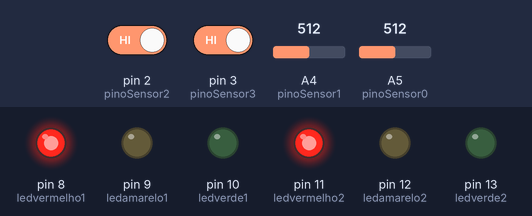
Recording of a sketch running on a simulated Arduino Uno, built with avr-gcc and run on an emulated ATmega328P. Shown: output pins drawn as LEDs (lit = HIGH). The inputs (shaded band) are chosen by the test bench; at power-on: pin 2 (pinoSensor2) HIGH, pin 3 (pinoSensor3) HIGH, A4 (pinoSensor1) = 512, A5 (pinoSensor0) = 512. What the sketch prints to the serial monitor is not drawn.

Above: at 3.0 s.
At 7.5 s:
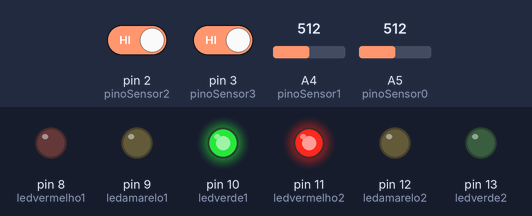
At 12.5 s:
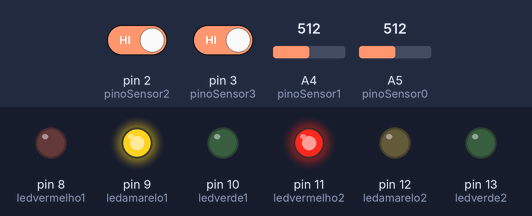
At 18.5 s:
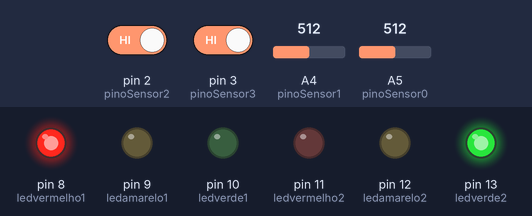
At 23.5 s:
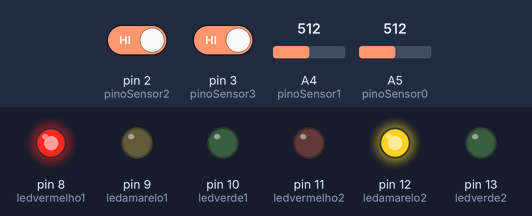
Timing chart, 0 to 31.1 s (numbered marks = the images above):
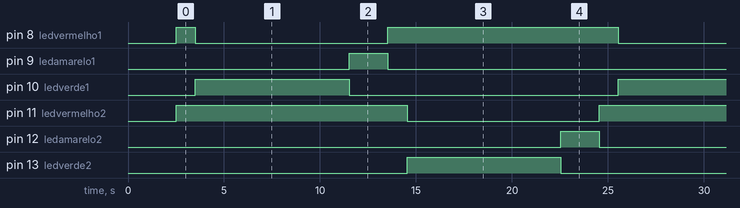

Measured:
- by itself, pin 8 (ledvermelho1): repeats every 22.0 s: LOW 10.0 s, HIGH 12.0 s
- by itself, pin 9 (ledamarelo1), pin 12 (ledamarelo2): alternates HIGH for 2.0 s and LOW for 20.0 s
- by itself, pin 10 (ledverde1), pin 13 (ledverde2): alternates HIGH for 8.0 s and LOW for 14.0 s
- by itself, pin 11 (ledvermelho2): alternates HIGH for 12.0 s and LOW for 10.0 s

The sketch:

_5.00.ino
```cpp
int ledvermelho1 = 8;
int ledamarelo1  = 9;
int ledverde1    = 10;

int ledvermelho2 = 11;
int ledamarelo2  = 12;
int ledverde2    = 13;

int pinoSensor0 = A5;
int pinoSensor1 = A4;
int pinoSensor2 = 2;
int pinoSensor3 = 3;


int iniciaSensor0 = 0;
int iniciaSensor1 = 0;
int iniciaSensor2 = 0;
int iniciaSensor3 = 0;

//Variável para calibração do sensor
int calibracao = 5;
long tempo1 = 8000;


void setup()
{
  Serial.begin(9600);
  pinMode(ledvermelho1, OUTPUT);
  pinMode(ledamarelo1, OUTPUT);
  pinMode(ledverde1, OUTPUT);
  pinMode(ledvermelho2, OUTPUT);
  pinMode(ledamarelo2, OUTPUT);
  pinMode(ledverde2, OUTPUT);
  pinMode(pinoSensor0, INPUT);
  pinMode(pinoSensor1, INPUT);
  pinMode(pinoSensor2, INPUT);
  pinMode(pinoSensor3, INPUT);

  Serial.println("Semaforo com logica Fuzzy");
  Serial.println("\nCalibrando os sensores\n");
  for(int i = 0; i < calibracao; i++){
   Serial.print(".");
   delay(500);
  }
  Serial.println("\nSensores Ativado");
}
int fuzzy_primario(){
iniciaSensor0 = analogRead(pinoSensor0);
iniciaSensor1 = analogRead(pinoSensor1);
iniciaSensor2 = digitalRead(pinoSensor2);
iniciaSensor3 = digitalRead(pinoSensor3);
Serial.print("\nValor do Sensor0: ");
Serial.println(iniciaSensor0);
Serial.print("\nValor do Sensor1: ");
Serial.println(iniciaSensor1);
Serial.print("\nValor do Sensor2: ");
Serial.println(iniciaSensor2);
Serial.print("\nValor do Sensor3: ");
Serial.println(iniciaSensor3);

//Caso o lado do sensor 0 e 1 estiver verde
  if (iniciaSensor0 < 200){
    tempo1 = tempo1 + 500;
  }

  if (iniciaSensor1 < 200){
    tempo1 = tempo1 + 5000;
  }

// Se do outro lado não tiver movimento
  if(iniciaSensor2 == 0){
    tempo1 = tempo1 - 1000;
  }

   if(iniciaSensor3 == 0){
    tempo1 = tempo1 - 500;
  }

  if(iniciaSensor0 < 200 || iniciaSensor1 < 200){
    if(iniciaSensor2 == 1 && iniciaSensor3 == 1){
      Serial.println("\nEntrou");
      Serial.println(tempo1);
      delay(5000);
      fuzzy_primario();
    }else{
      Serial.println(tempo1);
      return tempo1;
    }
  }else{
    Serial.println(tempo1);
    return tempo1;
  }
}

void loop()
{

  digitalWrite(ledamarelo2, LOW);
  digitalWrite(ledvermelho2, HIGH);
  digitalWrite(ledvermelho1, HIGH);
    delay(1000);
  digitalWrite(ledvermelho1, LOW);
  digitalWrite(ledverde1, HIGH);
  // tempo do primeiro verde;
    delay(fuzzy_primario());
  digitalWrite(ledverde1, LOW);
  digitalWrite(ledamarelo1, HIGH);
    delay(2000);
  digitalWrite(ledamarelo1, LOW);
  digitalWrite(ledvermelho1, HIGH);
  digitalWrite(ledvermelho2, HIGH);
    delay(1000);
  digitalWrite(ledvermelho2, LOW);
  digitalWrite(ledverde2, HIGH);
    delay(8000);
  digitalWrite(ledverde2, LOW);
  digitalWrite(ledamarelo2, HIGH);
    delay(2000);

  tempo1 = 8000;
}
```
